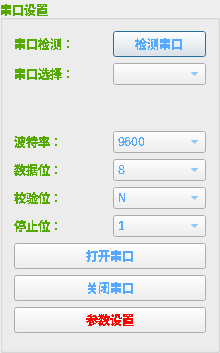
    <widget class="QGroupBox" name="formGroupBox_2">
     <property name="enabled">
      <bool>true</bool>
     </property>
     <property name="sizePolicy">
      <sizepolicy hsizetype="Preferred" vsizetype="Preferred">
       <horstretch>0</horstretch>
       <verstretch>0</verstretch>
      </sizepolicy>
     </property>
     <property name="minimumSize">
      <size>
       <width>220</width>
       <height>353</height>
      </size>
     </property>
     <property name="maximumSize">
      <size>
       <width>220</width>
       <height>353</height>
      </size>
     </property>
     <property name="palette">
      <palette>
       <active>
        <colorrole role="WindowText">
         <brush brushstyle="SolidPattern">
          <color alpha="255">
           <red>85</red>
           <green>170</green>
           <blue>0</blue>
          </color>
         </brush>
        </colorrole>
        <colorrole role="ButtonText">
         <brush brushstyle="SolidPattern">
          <color alpha="255">
           <red>85</red>
           <green>170</green>
           <blue>255</blue>
          </color>
         </brush>
        </colorrole>
        <colorrole role="Shadow">
         <brush brushstyle="SolidPattern">
          <color alpha="255">
           <red>255</red>
           <green>170</green>
           <blue>255</blue>
          </color>
         </brush>
        </colorrole>
       </active>
       <inactive>
        <colorrole role="WindowText">
         <brush brushstyle="SolidPattern">
          <color alpha="255">
           <red>85</red>
           <green>170</green>
           <blue>0</blue>
          </color>
         </brush>
        </colorrole>
        <colorrole role="ButtonText">
         <brush brushstyle="SolidPattern">
          <color alpha="255">
           <red>85</red>
           <green>170</green>
           <blue>255</blue>
          </color>
         </brush>
        </colorrole>
        <colorrole role="Shadow">
         <brush brushstyle="SolidPattern">
          <color alpha="255">
           <red>255</red>
           <green>170</green>
           <blue>255</blue>
          </color>
         </brush>
        </colorrole>
       </inactive>
       <disabled>
        <colorrole role="WindowText">
         <brush brushstyle="SolidPattern">
          <color alpha="255">
           <red>120</red>
           <green>120</green>
           <blue>120</blue>
          </color>
         </brush>
        </colorrole>
        <colorrole role="ButtonText">
         <brush brushstyle="SolidPattern">
          <color alpha="255">
           <red>120</red>
           <green>120</green>
           <blue>120</blue>
          </color>
         </brush>
        </colorrole>
        <colorrole role="Shadow">
         <brush brushstyle="SolidPattern">
          <color alpha="255">
           <red>255</red>
           <green>170</green>
           <blue>255</blue>
          </color>
         </brush>
        </colorrole>
       </disabled>
      </palette>
     </property>
     <property name="font">
      <font>
       <weight>75</weight>
       <italic>false</italic>
       <bold>true</bold>
       <underline>false</underline>
       <strikeout>false</strikeout>
       <stylestrategy>NoAntialias</stylestrategy>
       <kerning>true</kerning>
      </font>
     </property>
     <property name="mouseTracking">
      <bool>false</bool>
     </property>
     <property name="tabletTracking">
      <bool>false</bool>
     </property>
     <property name="focusPolicy">
      <enum>Qt::NoFocus</enum>
     </property>
     <property name="acceptDrops">
      <bool>false</bool>
     </property>
     <property name="title">
      <string>串口设置</string>
     </property>
     <property name="flat">
      <bool>false</bool>
     </property>
     <layout class="QGridLayout" name="gridLayout_7">
      <item row="5" column="0">
       <widget class="QLabel" name="s1__lb_5">
        <property name="text">
         <string>校验位：</string>
        </property>
       </widget>
      </item>
      <item row="5" column="1">
       <widget class="QComboBox" name="s1__box_5">
        <property name="palette">
         <palette>
          <active>
           <colorrole role="Text">
            <brush brushstyle="SolidPattern">
             <color alpha="255">
              <red>0</red>
              <green>170</green>
              <blue>127</blue>
             </color>
            </brush>
           </colorrole>
          </active>
          <inactive>
           <colorrole role="Text">
            <brush brushstyle="SolidPattern">
             <color alpha="255">
              <red>0</red>
              <green>170</green>
              <blue>127</blue>
             </color>
            </brush>
           </colorrole>
          </inactive>
          <disabled>
           <colorrole role="Text">
            <brush brushstyle="SolidPattern">
             <color alpha="255">
              <red>120</red>
              <green>120</green>
              <blue>120</blue>
             </color>
            </brush>
           </colorrole>
          </disabled>
         </palette>
        </property>
        <item>
         <property name="text">
          <string>N</string>
         </property>
        </item>
       </widget>
      </item>
      <item row="3" column="1">
       <widget class="QComboBox" name="s1__box_3">
        <property name="palette">
         <palette>
          <active>
           <colorrole role="Midlight">
            <brush brushstyle="SolidPattern">
             <color alpha="255">
              <red>0</red>
              <green>170</green>
              <blue>255</blue>
             </color>
            </brush>
           </colorrole>
           <colorrole role="Text">
            <brush brushstyle="SolidPattern">
             <color alpha="255">
              <red>0</red>
              <green>170</green>
              <blue>127</blue>
             </color>
            </brush>
           </colorrole>
          </active>
          <inactive>
           <colorrole role="Midlight">
            <brush brushstyle="SolidPattern">
             <color alpha="255">
              <red>0</red>
              <green>170</green>
              <blue>255</blue>
             </color>
            </brush>
           </colorrole>
           <colorrole role="Text">
            <brush brushstyle="SolidPattern">
             <color alpha="255">
              <red>0</red>
              <green>170</green>
              <blue>127</blue>
             </color>
            </brush>
           </colorrole>
          </inactive>
          <disabled>
           <colorrole role="Midlight">
            <brush brushstyle="SolidPattern">
             <color alpha="255">
              <red>0</red>
              <green>170</green>
              <blue>255</blue>
             </color>
            </brush>
           </colorrole>
           <colorrole role="Text">
            <brush brushstyle="SolidPattern">
             <color alpha="255">
              <red>120</red>
              <green>120</green>
              <blue>120</blue>
             </color>
            </brush>
           </colorrole>
          </disabled>
         </palette>
        </property>
        <item>
         <property name="text">
          <string>9600</string>
         </property>
        </item>
        <item>
         <property name="text">
          <string>115200</string>
         </property>
        </item>
        <item>
         <property name="text">
          <string>2400</string>
         </property>
        </item>
        <item>
         <property name="text">
          <string>4800</string>
         </property>
        </item>
        <item>
         <property name="text">
          <string>14400</string>
         </property>
        </item>
        <item>
         <property name="text">
          <string>19200</string>
         </property>
        </item>
        <item>
         <property name="text">
          <string>38400</string>
         </property>
        </item>
        <item>
         <property name="text">
          <string>57600</string>
         </property>
        </item>
        <item>
         <property name="text">
          <string>76800</string>
         </property>
        </item>
        <item>
         <property name="text">
          <string>12800</string>
         </property>
        </item>
        <item>
         <property name="text">
          <string>230400</string>
         </property>
        </item>
        <item>
         <property name="text">
          <string>460800</string>
         </property>
        </item>
       </widget>
      </item>
      <item row="4" column="0">
       <widget class="QLabel" name="s1__lb_4">
        <property name="text">
         <string>数据位：</string>
        </property>
       </widget>
      </item>
      <item row="4" column="1">
       <widget class="QComboBox" name="s1__box_4">
        <property name="palette">
         <palette>
          <active>
           <colorrole role="Text">
            <brush brushstyle="SolidPattern">
             <color alpha="255">
              <red>0</red>
              <green>170</green>
              <blue>127</blue>
             </color>
            </brush>
           </colorrole>
          </active>
          <inactive>
           <colorrole role="Text">
            <brush brushstyle="SolidPattern">
             <color alpha="255">
              <red>0</red>
              <green>170</green>
              <blue>127</blue>
             </color>
            </brush>
           </colorrole>
          </inactive>
          <disabled>
           <colorrole role="Text">
            <brush brushstyle="SolidPattern">
             <color alpha="255">
              <red>120</red>
              <green>120</green>
              <blue>120</blue>
             </color>
            </brush>
           </colorrole>
          </disabled>
         </palette>
        </property>
        <item>
         <property name="text">
          <string>8</string>
         </property>
        </item>
        <item>
         <property name="text">
          <string>7</string>
         </property>
        </item>
        <item>
         <property name="text">
          <string>6</string>
         </property>
        </item>
        <item>
         <property name="text">
          <string>5</string>
         </property>
        </item>
       </widget>
      </item>
      <item row="6" column="0">
       <widget class="QLabel" name="s1__lb_6">
        <property name="text">
         <string>停止位：</string>
        </property>
       </widget>
      </item>
      <item row="0" column="0">
       <widget class="QLabel" name="s1__lb_1">
        <property name="text">
         <string>串口检测：</string>
        </property>
       </widget>
      </item>
      <item row="6" column="1">
       <widget class="QComboBox" name="s1__box_6">
        <property name="palette">
         <palette>
          <active>
           <colorrole role="Text">
            <brush brushstyle="SolidPattern">
             <color alpha="255">
              <red>0</red>
              <green>170</green>
              <blue>127</blue>
             </color>
            </brush>
           </colorrole>
          </active>
          <inactive>
           <colorrole role="Text">
            <brush brushstyle="SolidPattern">
             <color alpha="255">
              <red>0</red>
              <green>170</green>
              <blue>127</blue>
             </color>
            </brush>
           </colorrole>
          </inactive>
          <disabled>
           <colorrole role="Text">
            <brush brushstyle="SolidPattern">
             <color alpha="255">
              <red>120</red>
              <green>120</green>
              <blue>120</blue>
             </color>
            </brush>
           </colorrole>
          </disabled>
         </palette>
        </property>
        <item>
         <property name="text">
          <string>1</string>
         </property>
        </item>
       </widget>
      </item>
      <item row="7" column="0" colspan="2">
       <widget class="QPushButton" name="open_button">
        <property name="autoFillBackground">
         <bool>true</bool>
        </property>
        <property name="text">
         <string>打开串口</string>
        </property>
       </widget>
      </item>
      <item row="1" column="0">
       <widget class="QLabel" name="s1__lb_2">
        <property name="text">
         <string>串口选择：</string>
        </property>
       </widget>
      </item>
      <item row="8" column="0" colspan="2">
       <widget class="QPushButton" name="close_button">
        <property name="text">
         <string>关闭串口</string>
        </property>
       </widget>
      </item>
      <item row="9" column="0" colspan="2">
       <widget class="QPushButton" name="setup_button">
        <property name="minimumSize">
         <size>
          <width>0</width>
          <height>0</height>
         </size>
        </property>
        <property name="maximumSize">
         <size>
          <width>16777215</width>
          <height>16777215</height>
         </size>
        </property>
        <property name="palette">
         <palette>
          <active>
           <colorrole role="WindowText">
            <brush brushstyle="SolidPattern">
             <color alpha="255">
              <red>255</red>
              <green>0</green>
              <blue>0</blue>
             </color>
            </brush>
           </colorrole>
           <colorrole role="Text">
            <brush brushstyle="SolidPattern">
             <color alpha="255">
              <red>255</red>
              <green>0</green>
              <blue>0</blue>
             </color>
            </brush>
           </colorrole>
           <colorrole role="ButtonText">
            <brush brushstyle="SolidPattern">
             <color alpha="255">
              <red>255</red>
              <green>0</green>
              <blue>0</blue>
             </color>
            </brush>
           </colorrole>
          </active>
          <inactive>
           <colorrole role="WindowText">
            <brush brushstyle="SolidPattern">
             <color alpha="255">
              <red>255</red>
              <green>0</green>
              <blue>0</blue>
             </color>
            </brush>
           </colorrole>
           <colorrole role="Text">
            <brush brushstyle="SolidPattern">
             <color alpha="255">
              <red>255</red>
              <green>0</green>
              <blue>0</blue>
             </color>
            </brush>
           </colorrole>
           <colorrole role="ButtonText">
            <brush brushstyle="SolidPattern">
             <color alpha="255">
              <red>255</red>
              <green>0</green>
              <blue>0</blue>
             </color>
            </brush>
           </colorrole>
          </inactive>
          <disabled>
           <colorrole role="WindowText">
            <brush brushstyle="SolidPattern">
             <color alpha="255">
              <red>120</red>
              <green>120</green>
              <blue>120</blue>
             </color>
            </brush>
           </colorrole>
           <colorrole role="Text">
            <brush brushstyle="SolidPattern">
             <color alpha="255">
              <red>120</red>
              <green>120</green>
              <blue>120</blue>
             </color>
            </brush>
           </colorrole>
           <colorrole role="ButtonText">
            <brush brushstyle="SolidPattern">
             <color alpha="255">
              <red>120</red>
              <green>120</green>
              <blue>120</blue>
             </color>
            </brush>
           </colorrole>
          </disabled>
         </palette>
        </property>
        <property name="font">
         <font>
          <weight>75</weight>
          <bold>true</bold>
         </font>
        </property>
        <property name="text">
         <string>参数设置</string>
        </property>
       </widget>
      </item>
      <item row="2" column="0" colspan="2">
       <widget class="QLabel" name="state_label">
        <property name="minimumSize">
         <size>
          <width>196</width>
          <height>34</height>
         </size>
        </property>
        <property name="maximumSize">
         <size>
          <width>196</width>
          <height>34</height>
         </size>
        </property>
        <property name="palette">
         <palette>
          <active>
           <colorrole role="Text">
            <brush brushstyle="SolidPattern">
             <color alpha="255">
              <red>0</red>
              <green>170</green>
              <blue>127</blue>
             </color>
            </brush>
           </colorrole>
          </active>
          <inactive>
           <colorrole role="Text">
            <brush brushstyle="SolidPattern">
             <color alpha="255">
              <red>0</red>
              <green>170</green>
              <blue>127</blue>
             </color>
            </brush>
           </colorrole>
          </inactive>
          <disabled>
           <colorrole role="Text">
            <brush brushstyle="SolidPattern">
             <color alpha="255">
              <red>120</red>
              <green>120</green>
              <blue>120</blue>
             </color>
            </brush>
           </colorrole>
          </disabled>
         </palette>
        </property>
        <property name="text">
         <string/>
        </property>
        <property name="textFormat">
         <enum>Qt::AutoText</enum>
        </property>
        <property name="scaledContents">
         <bool>true</bool>
        </property>
        <property name="alignment">
         <set>Qt::AlignRight|Qt::AlignTrailing|Qt::AlignVCenter</set>
        </property>
       </widget>
      </item>
      <item row="0" column="1">
       <widget class="QPushButton" name="s1__box_1">
        <property name="text">
         <string>检测串口</string>
        </property>
        <property name="autoRepeatInterval">
         <number>100</number>
        </property>
        <property name="default">
         <bool>true</bool>
        </property>
       </widget>
      </item>
      <item row="3" column="0">
       <widget class="QLabel" name="s1__lb_3">
        <property name="text">
         <string>波特率：</string>
        </property>
       </widget>
      </item>
      <item row="1" column="1">
       <widget class="QComboBox" name="s1__box_2">
        <property name="palette">
         <palette>
          <active>
           <colorrole role="Text">
            <brush brushstyle="SolidPattern">
             <color alpha="255">
              <red>0</red>
              <green>170</green>
              <blue>127</blue>
             </color>
            </brush>
           </colorrole>
          </active>
          <inactive>
           <colorrole role="Text">
            <brush brushstyle="SolidPattern">
             <color alpha="255">
              <red>0</red>
              <green>170</green>
              <blue>127</blue>
             </color>
            </brush>
           </colorrole>
          </inactive>
          <disabled>
           <colorrole role="Text">
            <brush brushstyle="SolidPattern">
             <color alpha="255">
              <red>120</red>
              <green>120</green>
              <blue>120</blue>
             </color>
            </brush>
           </colorrole>
          </disabled>
         </palette>
        </property>
       </widget>
      </item>
     </layout>
    </widget>
